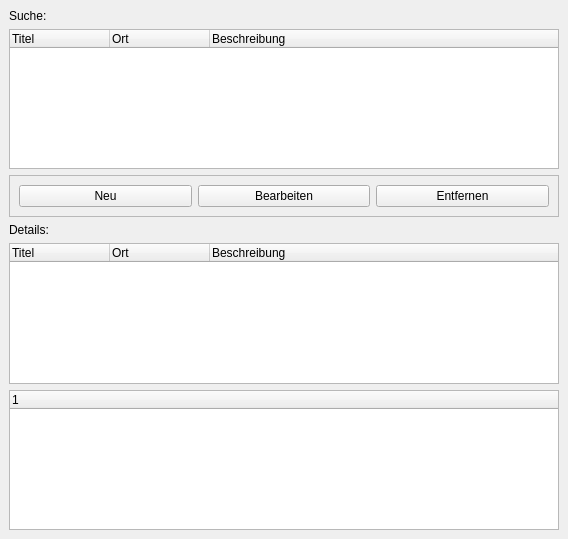
<?xml version="1.0" encoding="UTF-8"?>
<ui version="4.0">
 <class>MainWindow</class>
 <widget class="QMainWindow" name="MainWindow">
  <property name="geometry">
   <rect>
    <x>0</x>
    <y>0</y>
    <width>568</width>
    <height>539</height>
   </rect>
  </property>
  <property name="windowTitle">
   <string>Peer2Peer 2011</string>
  </property>
  <widget class="QWidget" name="centralwidget">
   <layout class="QVBoxLayout" name="verticalLayout">
    <item>
     <widget class="QLabel" name="lbSuche">
      <property name="text">
       <string>Suche:</string>
      </property>
     </widget>
    </item>
    <item>
     <widget class="QTreeWidget" name="twSuche">
      <column>
       <property name="text">
        <string>Titel</string>
       </property>
      </column>
      <column>
       <property name="text">
        <string>Ort</string>
       </property>
      </column>
      <column>
       <property name="text">
        <string>Beschreibung</string>
       </property>
      </column>
     </widget>
    </item>
    <item>
     <widget class="QFrame" name="buttonFrame">
      <property name="frameShape">
       <enum>QFrame::StyledPanel</enum>
      </property>
      <property name="frameShadow">
       <enum>QFrame::Raised</enum>
      </property>
      <layout class="QGridLayout" name="gridLayout">
       <item row="0" column="0">
        <widget class="QPushButton" name="pbNeu">
         <property name="text">
          <string>Neu</string>
         </property>
        </widget>
       </item>
       <item row="0" column="1">
        <widget class="QPushButton" name="pbBearbeiten">
         <property name="text">
          <string>Bearbeiten</string>
         </property>
        </widget>
       </item>
       <item row="0" column="2">
        <widget class="QPushButton" name="pbEntfernen">
         <property name="text">
          <string>Entfernen</string>
         </property>
        </widget>
       </item>
      </layout>
     </widget>
    </item>
    <item>
     <widget class="QLabel" name="lbDetails">
      <property name="text">
       <string>Details:</string>
      </property>
     </widget>
    </item>
    <item>
     <widget class="QTreeWidget" name="twDetails">
      <column>
       <property name="text">
        <string>Titel</string>
       </property>
      </column>
      <column>
       <property name="text">
        <string>Ort</string>
       </property>
      </column>
      <column>
       <property name="text">
        <string>Beschreibung</string>
       </property>
      </column>
     </widget>
    </item>
    <item>
     <widget class="QTreeWidget" name="twAusgabe"/>
    </item>
   </layout>
  </widget>
 </widget>
 <resources/>
 <connections/>
</ui>
